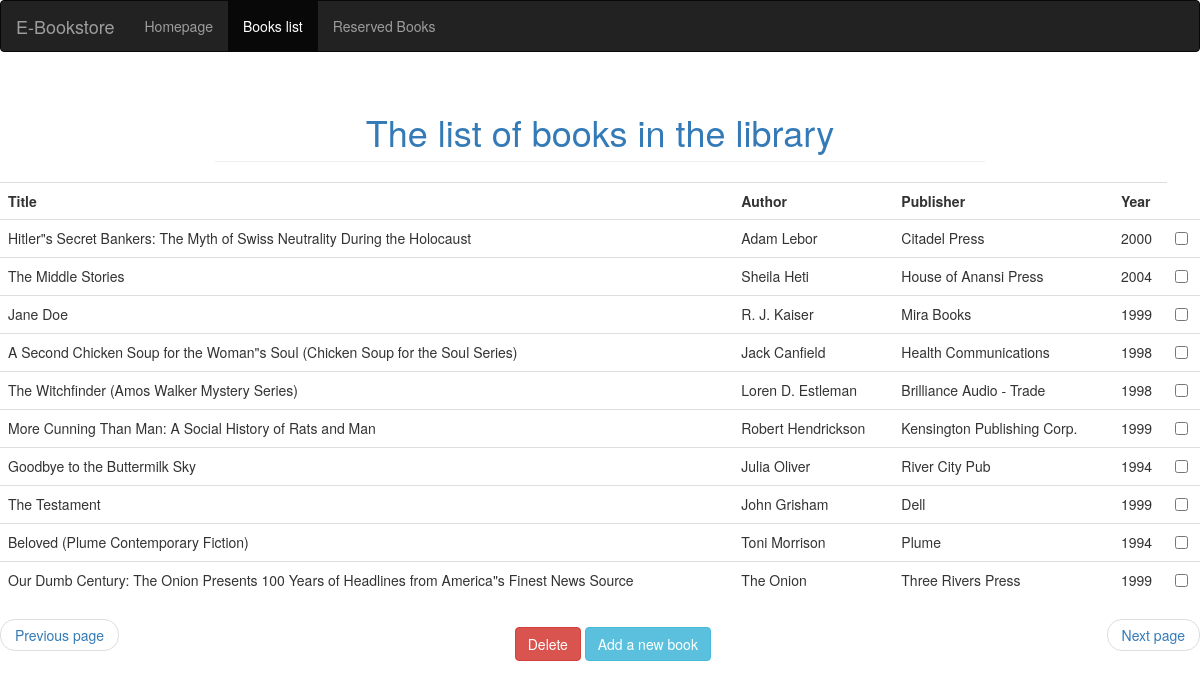
The app's page /library.php?offset=10 with its own data.
### tables this page shows
CREATE TABLE "Books" (
	`ISBN`	varchar(13) NOT NULL DEFAULT '' UNIQUE,
	`Title`	varchar(255) DEFAULT NULL,
	`Author`	varchar(255) DEFAULT NULL,
	`Year-Of-Publication`	int(10) DEFAULT NULL,
	`Publisher`	varchar(255) DEFAULT NULL,
	PRIMARY KEY(`ISBN`)
);

### Library.php (the view, shortened to what this page needs)
<!DOCTYPE html>
<html lang="en">
<head>
   <link href="css/bootstrap.min.css" rel="stylesheet">
</head>
<body>
<nav class="navbar navbar-inverse">
  <div class="container-fluid">
    <div class="navbar-header">
      <a class="navbar-brand" href="#">E-Bookstore</a>
    </div>
    <div class="collapse navbar-collapse" id="bs-example-navbar-collapse-1">
      <ul class="nav navbar-nav">
        <li><a href="index.php">Homepage</a></li>
        <li class="active"><a href="library.php">Books list</a></li>
		<li><a href="reserved.php">Reserved Books</a></li>
      </ul>
    </div>
  </div>
</nav>
<div class="container-fluid text-center">
  <div class="row content">
	<div class="col-sm-2 sidenav">
	</div>
	<div class="col-sm-8 text-left">
		<h1 class="page-header text-center text-primary">The list of books in the library</h1>
	</div>
    <div class="col-sm-2 sidenav">
    </div>
  </div>
</div>
<form action="" method="POST">
<table class="table table-hover">
<tr><th>Title</th><th>Author</th><th>Publisher</th><th>Year</th>
</tr>
<?php
if (array_key_exists('offset', $_GET)) {
    $offset = $_GET['offset'];
} else {
    $offset = 0;
}
$query = 'SELECT "ISBN", "Title", "Author", "Year-Of-Publication", "Publisher"'.
    'FROM Books WHERE 1 ';
$query = $query . "LIMIT 10 " . "OFFSET " . $offset ;
$db = new SQLite3('Books.db');
$results = $db->query($query);
while ($row = $results->fetchArray()) {
    echo "<tr>";
    echo "<td>",$row[1],"</td>";
    echo "<td>",$row[2],"</td>";
    echo "<td>",$row[4],"</td>";
	echo "<td>",$row[3],"</td>";
    echo "<td><input type='checkbox' name='ISBN[]' value='",$row[0],"'/></td>";
    echo "</tr>\n";
}
?>
</table>
<nav class="navbar-bottom" aria-label="Page navigation">
  <ul class="pager">
    <li class="previous"><?php echo "<a href='library.php?";
		echo 'offset=', intval($offset) - 10;
		echo "'>Previous page</a>"
		?>
	</li>
    <li>
	<input onClick="form.action='Delete_book.php'" class="btn btn-danger navbar-btn" id="Delete" type="submit" value='Delete'/>
	</li>
	<a type="button" class="btn btn-info navbar-btn" href="add-book.html" id="New" >Add a new book</a>
	<li class="next"><?php echo "<a href='library.php?";
		echo 'offset=', intval($offset) + 10;
		echo "'>Next page</a>"
		?>
	</li>
  </ul>
</nav>
</form>
</body>
</html>

### records on screen
books: Title "Hitler\"s Secret Bankers: The Myth of Swiss Neutrality During the Holocaust", Author "Adam Lebor", Publisher "Citadel Press", value "2000"
books: Title "The Middle Stories", Author "Sheila Heti", Publisher "House of Anansi Press", value "2004"
books: Title "Jane Doe", Author "R. J. Kaiser", Publisher "Mira Books", value "1999"
books: Title "A Second Chicken Soup for the Woman\"s Soul (Chicken Soup for the Soul Series)", Author "Jack Canfield", Publisher "Health Communications", value "1998"
books: Title "The Witchfinder (Amos Walker Mystery Series)", Author "Loren D. Estleman", Publisher "Brilliance Audio - Trade", value "1998"
books: Title "More Cunning Than Man: A Social History of Rats and Man", Author "Robert Hendrickson", Publisher "Kensington Publishing Corp.", value "1999"
books: Title "Goodbye to the Buttermilk Sky", Author "Julia Oliver", Publisher "River City Pub", value "1994"
books: Title "The Testament", Author "John Grisham", Publisher "Dell", value "1999"
books: Title "Beloved (Plume Contemporary Fiction)", Author "Toni Morrison", Publisher "Plume", value "1994"
books: Title "Our Dumb Century: The Onion Presents 100 Years of Headlines from America\"s Finest News Source", Author "The Onion", Publisher "Three Rivers Press", value "1999"
